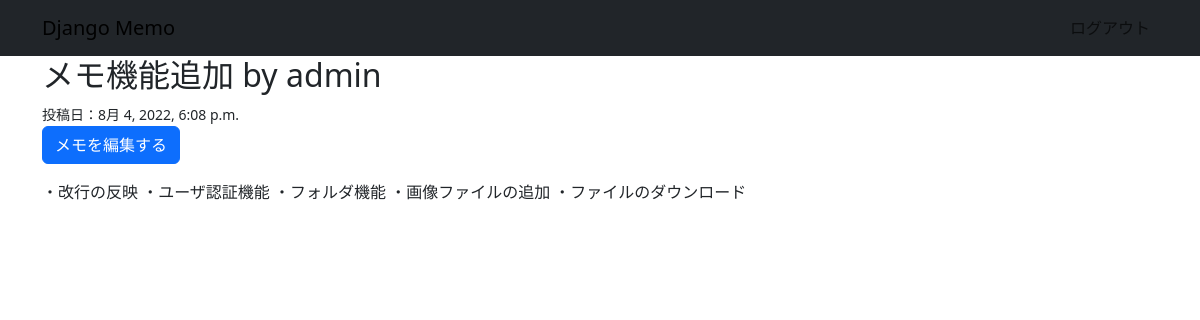
Page /memo/3/ (signed in) on the committed database.
### memo/models.py (models this page shows, shortened)
class Memo(models.Model):
    title = models.CharField('タイトル', max_length=128)
    description = models.TextField('説明', blank=True, null=False, default='')
    created_by = models.ForeignKey(
        settings.AUTH_USER_MODEL,
        verbose_name='投稿者',
        on_delete=models.CASCADE
        )
    created_at = models.DateTimeField('投稿日', auto_now_add=True)
    updated_at = models.DateTimeField('更新日', auto_now=True)
    class Meta:
        db_table = 'db_memo'

### memo/views.py (the view)
# urls.py: path("<int:memo_id>/", views.memo_detail, name = "memo_detail"),
@require_GET
@login_required
def memo_detail(request, memo_id):
    try:
        memo = Memo.objects.get(id=memo_id)
        context = {"memo":memo}
    except Memo.DoesNotExist:
        return handlar404(request, Http404)
    return render(request, "memo_detail.html", context)

### memo/templates/memo_detail.html
{% extends "base.html" %}
{% block main %}
<div>
    <h2>{{ memo.title }} by {{ memo.created_by.username }}</h2>
    <small>投稿日：{{ memo.created_at }}</small>
    <p><a class="btn btn-primary" href="{% url 'memo_edit' memo.id %}">メモを編集する</a></p>
    <p>{{ memo.description }}</p>
</div>
{% endblock %}

### rows in the picture
Memo: title "メモ機能追加", created_by.username "admin", created_at "8月 4, 2022, 6:08 p.m.", description "・改行の反映 ・ユーザ認証機能 ・フォルダ機能 ・画像ファイルの追加 ・ファイルのダウンロード"
